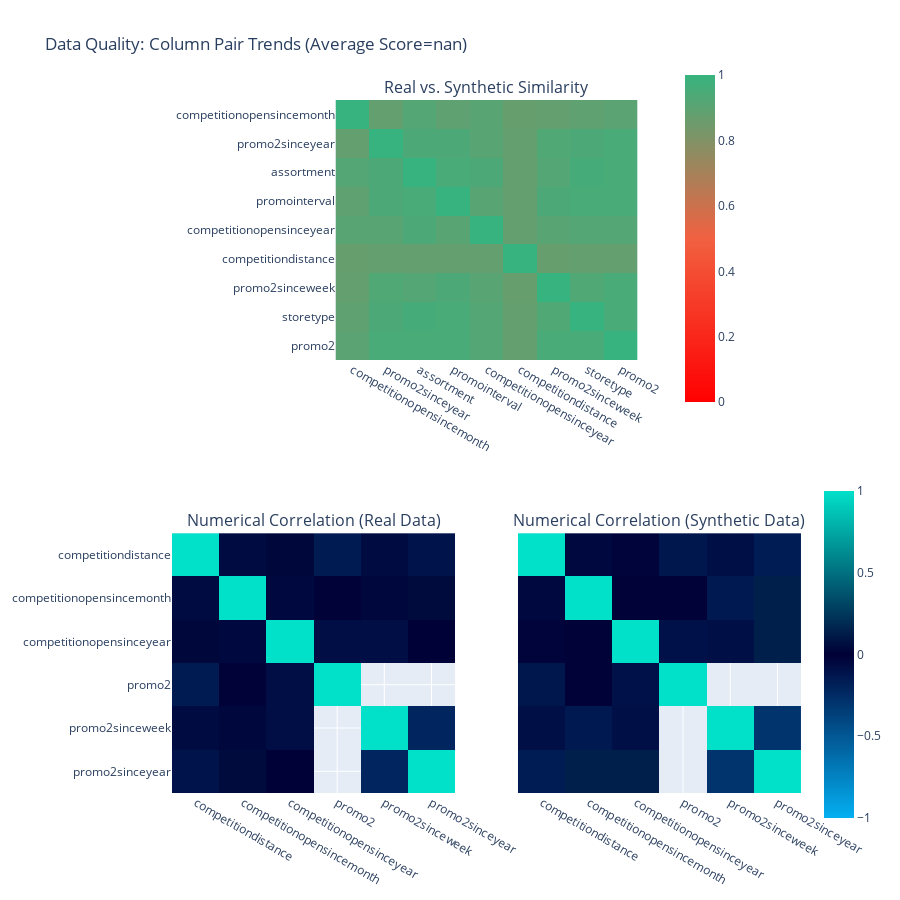

The notebook cell saved with this chart:
### Code cell
fig = report.get_visualization(
    property_name='Column Pair Trends',
    table_name='store')

fig.show()

### Figure 1 — Plotly figure (JSON) as saved in the notebook; plotly's stock layout.template omitted (floating-point values rounded to 4 significant figures)
{"data": [{"coloraxis": "coloraxis", "hovertemplate": "<b>Column Pair</b><br>(%{x},%{y})<br><br>Similarity: %{z}<extra></extra>", "type": "heatmap", "x": ["competitionopensincemonth", "promo2sinceyear", "assortment", "promointerval", "competitionopensinceyear", "competitiondistance", "promo2sinceweek", "storetype", "promo2"], "xaxis": "x", "y": ["competitionopensincemonth", "promo2sinceyear", "assortment", "promointerval", "competitionopensinceyear", "competitiondistance", "promo2sinceweek", "storetype", "promo2"], "yaxis": "y", "z": [[1, 0.88, 0.92, 0.89, 0.91, 0.87, 0.88, 0.89, 0.9], [0.88, 1, 0.94, 0.94, 0.91, 0.88, 0.93, 0.94, 0.95], [0.92, 0.94, 1, 0.95, 0.94, 0.88, 0.92, 0.96, 0.95], [0.89, 0.94, 0.95, 1, 0.91, 0.88, 0.94, 0.95, 0.95], [0.91, 0.91, 0.94, 0.91, 1, 0.88, 0.91, 0.92, 0.92], [0.87, 0.88, 0.88, 0.88, 0.88, 1, 0.87, 0.88, 0.88], [0.88, 0.93, 0.92, 0.94, 0.91, 0.87, 1, 0.93, 0.95], [0.89, 0.94, 0.96, 0.95, 0.92, 0.88, 0.93, 1, 0.95], [0.9, 0.95, 0.95, 0.95, 0.92, 0.88, 0.95, 0.95, 1]]}, {"coloraxis": "coloraxis2", "customdata": [[1, -0.05, -0.02, -0.13, -0.09, -0.16], [-0.05, 1, -0.01, -0.01, -0.14, 0.14], [-0.02, -0.01, 1, -0.1, -0.09, 0.14], [-0.13, -0.01, -0.1, 1, null, null], [-0.09, -0.14, -0.09, null, 1, -0.29], [-0.16, 0.14, 0.14, null, -0.29, 1]], "hovertemplate": "<b>Correlation</b><br>(%{x},%{y})<br><br>Real: %{z}<br>(vs. Synthetic: %{customdata})<extra></extra>", "type": "heatmap", "x": ["competitiondistance", "competitionopensincemonth", "competitionopensinceyear", "promo2", "promo2sinceweek", "promo2sinceyear"], "xaxis": "x2", "y": ["competitiondistance", "competitionopensincemonth", "competitionopensinceyear", "promo2", "promo2sinceweek", "promo2sinceyear"], "yaxis": "y2", "z": [[1, -0.06, 0.03, -0.15, -0.06, -0.11], [-0.06, 1, -0.05, -0.01, -0.04, 0.05], [0.03, -0.05, 1, -0.08, -0.08, 0.01], [-0.15, -0.01, -0.08, 1, null, null], [-0.06, -0.04, -0.08, null, 1, -0.22], [-0.11, 0.05, 0.01, null, -0.22, 1]]}, {"coloraxis": "coloraxis2", "customdata": [[1, -0.06, 0.03, -0.15, -0.06, -0.11], [-0.06, 1, -0.05, -0.01, -0.04, 0.05], [0.03, -0.05, 1, -0.08, -0.08, 0.01], [-0.15, -0.01, -0.08, 1, null, null], [-0.06, -0.04, -0.08, null, 1, -0.22], [-0.11, 0.05, 0.01, null, -0.22, 1]], "hovertemplate": "<b>Correlation</b><br>(%{x},%{y})<br><br>Synthetic: %{z}<br>(vs. Real: %{customdata})<extra></extra>", "type": "heatmap", "x": ["competitiondistance", "competitionopensincemonth", "competitionopensinceyear", "promo2", "promo2sinceweek", "promo2sinceyear"], "xaxis": "x3", "y": ["competitiondistance", "competitionopensincemonth", "competitionopensinceyear", "promo2", "promo2sinceweek", "promo2sinceyear"], "yaxis": "y3", "z": [[1, -0.05, -0.02, -0.13, -0.09, -0.16], [-0.05, 1, -0.01, -0.01, -0.14, 0.14], [-0.02, -0.01, 1, -0.1, -0.09, 0.14], [-0.13, -0.01, -0.1, 1, null, null], [-0.09, -0.14, -0.09, null, 1, -0.29], [-0.16, 0.14, 0.14, null, -0.29, 1]]}], "layout": {"annotations": [{"font": {"size": 16}, "showarrow": false, "text": "Real vs. Synthetic Similarity", "x": 0.5, "xanchor": "center", "xref": "paper", "y": 1, "yanchor": "bottom", "yref": "paper"}, {"font": {"size": 16}, "showarrow": false, "text": "Numerical Correlation (Real Data)", "x": 0.225, "xanchor": "center", "xref": "paper", "y": 0.375, "yanchor": "bottom", "yref": "paper"}, {"font": {"size": 16}, "showarrow": false, "text": "Numerical Correlation (Synthetic Data)", "x": 0.775, "xanchor": "center", "xref": "paper", "y": 0.375, "yanchor": "bottom", "yref": "paper"}], "coloraxis": {"cmax": 1, "cmin": 0, "colorbar": {"len": 0.5, "x": 0.8, "y": 0.8}, "colorscale": [[0, "#FF0000"], [0.5, "#F16141"], [1, "#36B37E"]]}, "coloraxis2": {"cmax": 1, "cmin": -1, "colorbar": {"len": 0.5, "y": 0.2}, "colorscale": [[0, "#03AFF1"], [0.5, "#000036"], [1, "#01E0C9"]]}, "height": 900, "title": {"text": "Data Quality: Column Pair Trends (Average Score=nan)"}, "width": 900, "xaxis": {"anchor": "y", "domain": [0.26, 0.74]}, "xaxis2": {"anchor": "y2", "domain": [0, 0.45]}, "xaxis3": {"anchor": "y3", "domain": [0.55, 1], "matches": "x2"}, "yaxis": {"anchor": "x", "autorange": "reversed", "domain": [0.625, 1]}, "yaxis2": {"anchor": "x2", "autorange": "reversed", "domain": [0, 0.375]}, "yaxis3": {"anchor": "x3", "autorange": "reversed", "domain": [0, 0.375], "matches": "y2", "visible": false}}}
